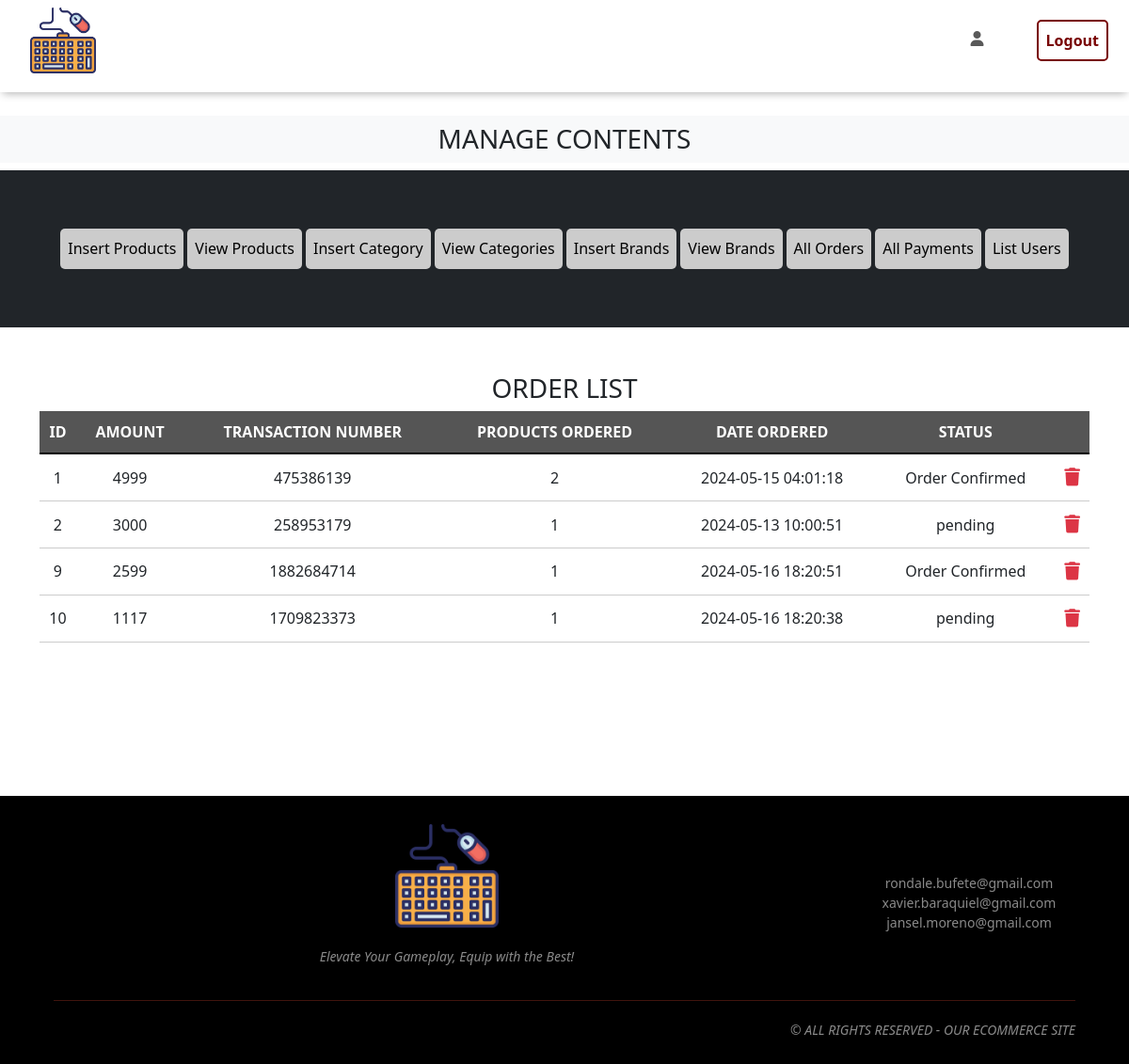
Screenshot of /admin/index.php?list_orders with the database file from the repository.
### tables this page shows
CREATE TABLE `orders` (
  `order_id` int(11) NOT NULL,
  `user_id` int(11) NOT NULL,
  `amount` int(255) NOT NULL,
  `invoice_num` int(255) NOT NULL,
  `total_products` int(255) NOT NULL,
  `order_date` timestamp NOT NULL DEFAULT current_timestamp() ON UPDATE current_timestamp(),
  `order_status` varchar(255) NOT NULL
);

### admin/list_orders.php (the view, shortened to what this page needs)
<!DOCTYPE html>
<html lang="en">
<head>
</head>
<body>
    <h3 class="text-center">ORDER LIST</h3>
    <table>
        <thead class="text-center">
            <?php
                $get_orders = "SELECT * from `orders`";
                $run_query = mysqli_query($conn, $get_orders);
                $fetch_rows = mysqli_num_rows($run_query);
                if($fetch_rows==0) {
                    echo "<h2 class='text-center'>NO ORDER YET</h2>";
                }
                else {
                    echo "
                    <tr>
                        <th>ID</th>
                        <th>AMOUNT</th>
                        <th>TRANSACTION NUMBER</th>
                        <th>PRODUCTS ORDERED</th>
                        <th>DATE ORDERED</th>
                        <th>STATUS</th>
                        <th></th>
                    </tr>
                </thead>
                <tbody class='text-center'>
                ";
                    while($row_exist = mysqli_fetch_array($run_query)) {
                        $order_id = $row_exist['order_id'];
                        $amount = $row_exist['amount'];
                        $invoice_num = $row_exist['invoice_num'];
                        $total_products = $row_exist['total_products'];
                        $order_date = $row_exist['order_date'];
                        $order_status = $row_exist['order_status'];
                        echo "
                        <tr>
                            <td>$order_id</td>
                            <td>$amount</td>
                            <td>$invoice_num</td>
                            <td>$total_products</td>
                            <td>$order_date</td>
                            <td>$order_status</td>"; ?>
                            <td><a href='index.php?delete_order=<?php echo $order_id ?>' class='text-danger icon-size' data-toggle="modal" data-target="#exampleModalCenter"><i class='fa-solid fa-trash'></i></a></td>
                        </tr>
      <?php
                    }
                }
            ?>
        </tbody>
    </table>
</body>
</html>

### rows the page displays
orders: order_id "1", amount "4999", invoice_num "475386139", total_products "2", order_date "2024-05-15 04:01:18", order_status "Order Confirmed"
orders: order_id "2", amount "3000", invoice_num "258953179", total_products "1", order_date "2024-05-13 10:00:51", order_status "pending"
orders: order_id "9", amount "2599", invoice_num "1882684714", total_products "1", order_date "2024-05-16 18:20:51", order_status "Order Confirmed"
orders: order_id "10", amount "1117", invoice_num "1709823373", total_products "1", order_date "2024-05-16 18:20:38", order_status "pending"
